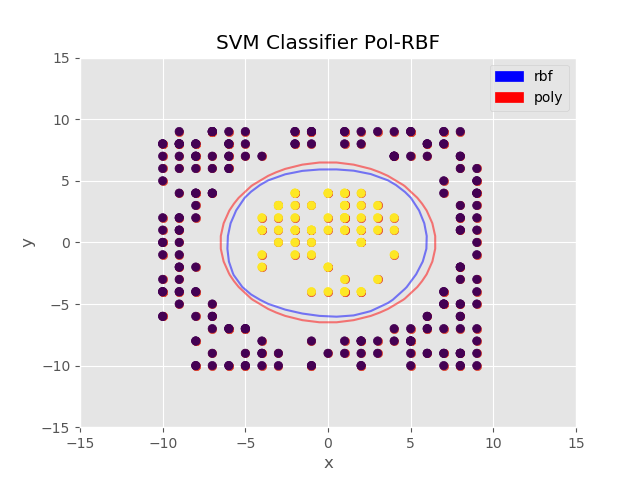

Write Python code to recreate this figure.
import numpy as np
import matplotlib.pyplot as plt
import matplotlib.patches as mpatches
from matplotlib import style
style.use("ggplot")
from sklearn import svm
from sklearn.datasets.samples_generator import make_blobs

## 测试数据生成
_x = np.random.randint(-10, 10, (400, 2))
_ = np.linalg.norm(_x, axis=1)
circle_in = _x[_<5]
circle_out = _x[_>8]
x = np.vstack((circle_in, circle_out))
y = np.zeros(x.shape[0])
y[0:circle_in.shape[0]] = 1

## 初始化plot
plt.xlabel('x')
plt.ylabel('y')
plt.xlim((-15, 15))
plt.ylim((-15, 15))
plt.scatter(x[:, 0], x[:, 1])
plt.title('SVM Classifier Pol-RBF')
plt.ion()
plt.show()
plt.pause(1)

## 运行SVC核
svc_rbf = svm.SVC(kernel='rbf', C=1e3, gamma=0.1)
svc_poly = svm.SVC(kernel='poly', C=1e3, degree=2)
#svc_sig = svm.SVC(kernel='sigmoid', C=1e3, gamma=0.1)
svc_rbf.fit(x, y)
#svc_sig.fit(x, y)
svc_poly.fit(x, y)

## 画SVM区域等高线
def plot_svc_decision_function(clf, ax=None, color='k'):
    """Plot the decision function for a 2D SVC"""
    if ax is None:
        ax = plt.gca()
    x = np.linspace(plt.xlim()[0], plt.xlim()[1], 30)
    y = np.linspace(plt.ylim()[0], plt.ylim()[1], 30)
    Y, X = np.meshgrid(y, x)
    P = np.zeros_like(X)
    for i, xi in enumerate(x):
        for j, yj in enumerate(y):
            #获取点到SVM中间线的距离
            P[i, j] = clf.decision_function([[xi, yj]])
            #print(P[i,j])
    C = ax.contour(X, Y, P, colors=color,
        levels=[0], alpha=0.5,
        linestyles=['-'])

plot_svc_decision_function(svc_rbf, color='b')
#plot_svc_decision_function(svc_sig, color='g')
plot_svc_decision_function(svc_poly, color='r')

## 添加标注
rbf_label = mpatches.Patch(color='b', label='rbf')
poly_label = mpatches.Patch(color='r', label='poly')

## 显示数据
plt.scatter(x[:, 0], x[:, 1], c = y)
plt.legend(handles=[rbf_label, poly_label])
plt.ioff()
plt.show()
